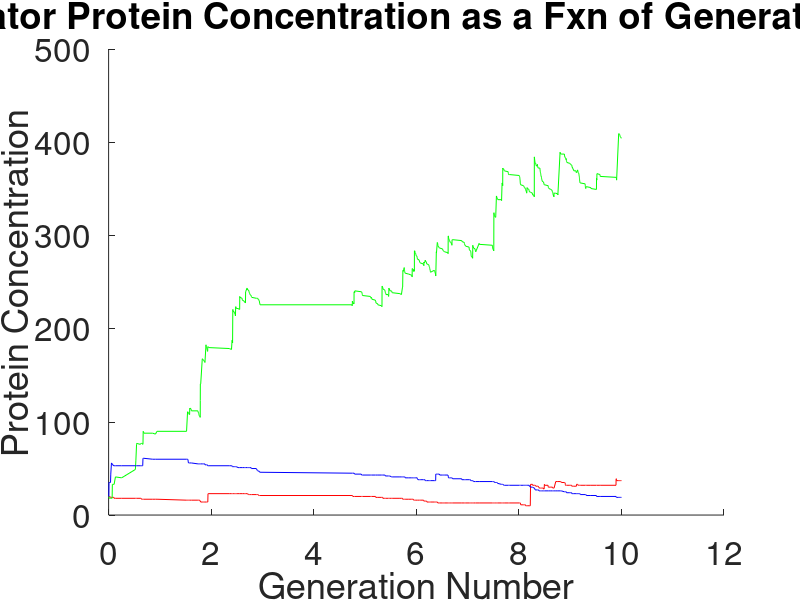

Write the MATLAB code that produced this figure.
%function gillepsieRepressilator()
%protein degradation rate = 1 (as noted in 4.1 Supplementary Info from 
%Synchronous long-term oscillations in a synthetic gene circuit paper)

%parameters from paper (all based on Supplementary Info 4.3):

%production rate of protein
lambda = 60; 
%at half Vmax
kTetR = 5; 
kLambdaCl = 10; 
kLacL = 10;

n = 1.5; 

%initialize p(i)
initTetR = 20;
initLambdaCl = 20;
initLacL = 20;

tetR=0;
lambdaCl=0;
lacL=0;
generation = 0;

generationMax = 10;
generation(1) = 0;

%total protein amounts are stored in tetR, lambdaCl, lacL
tetR(1) = initTetR;
lambdaCl(1) = initLambdaCl; 
lacL(1) = initLacL;

%sponge parameters
N0(1)=20; %number of repressilator plasmids
Nt(1)=20; %number of sponge plasmids (GFP promoters)

%counter
currentTime = 2;

while generation(currentTime - 1) < generationMax

%In the model that incorporates the sponge, number of plasmids fluctuates,
%so to account for this, run a gillespie that is independent of the protein
%quantification gillespie, but runs parallel in time.

rateupN0 = 10;
ratedownN0 = N0(currentTime-1);
rateupNt = 10;
ratedownNt = Nt(currentTime-1);

rateNx_total = rateupN0 + ratedownN0 + rateupNt + ratedownNt;
rand0 = rand();

if rand0 < rateupN0/rateNx_total
    N0(currentTime) = N0(currentTime - 1) + 1;
    Nt(currentTime) = Nt(currentTime - 1);
elseif rand0 < (rateupN0 + ratedownN0)/rateNx_total
    N0(currentTime) = N0(currentTime - 1) - 1;
    Nt(currentTime) = Nt(currentTime - 1);
elseif rand0 < (rateupN0 + ratedownN0 + rateupNt)/rateNx_total
    Nt(currentTime) = Nt(currentTime - 1) + 1;
    N0(currentTime) = N0(currentTime - 1);
elseif rand0 < (rateupN0 + ratedownN0 + rateupNt + ratedownNt)/rateNx_total
    Nt(currentTime) = Nt(currentTime - 1) - 1;
    N0(currentTime) = N0(currentTime - 1);
end

%Protein production is repressed specifically by the FREE repressor
%proteins. The formula relating total (T) to free (F) repressor protein is:
%T = F + 2N0*( (F^n)/(F^n + K^n) ) ==> F^(n+1) - (T+2*N0)*F^n + F*K^n -
%T*K^n = 0. (For tetR, N0 becomes N0+Nt since the sponge plasmids
%contribute to the number of promoter regions tetR can bind to.

%functions for free protein in terms of total protein, hill coeff, N0, Nt,
%and K values.
findFreeTetR = @(x) (x^(n+1) + (2*(N0(currentTime-1)+Nt(currentTime-1))-tetR(currentTime-1))*x^n + (kTetR^n)*x - (kTetR^n)*tetR(currentTime-1));
findFreeLambdaCl = @(x) (x^(n+1) + (2*N0(currentTime-1) - lambdaCl(currentTime-1))*x^n + (kLambdaCl^n)*x - (kLambdaCl^n)*lambdaCl(currentTime-1));
findFreeLacL = @(x) (x^(n+1) + (2*N0(currentTime-1) - lacL(currentTime-1))*x^n + (kLacL^n)*x - (kLacL^n)*lacL(currentTime-1));

%calculate free protein
tetR_freeTemp = fsolve(findFreeTetR,tetR(currentTime-1));
tetR_free(currentTime-1) = tetR_freeTemp(tetR_freeTemp == real(tetR_freeTemp));

lambdaCl_freeTemp = fsolve(findFreeLambdaCl,lambdaCl(currentTime-1));
lambdaCl_free(currentTime-1) = lambdaCl_freeTemp(lambdaCl_freeTemp == real(lambdaCl_freeTemp));

lacL_freeTemp = fsolve(findFreeLacL,lacL(currentTime-1));
lacL_free(currentTime-1) = lacL_freeTemp(lacL_freeTemp == real(lacL_freeTemp));

%Now calculate rates of producing a protein (p-->p+b, p-->p-1) where b is a
%geometrically distributed variable with mean 10, according to the paper.
%In the form -> dp(tetR | lambdaCl | lacL)/dt = lambda times kTetR to the 
%hillCoeff divided by kTetR to the hillCoeff + amount of protein that represses 
%specific the protein to the hillCoeff all times amount of protein at the last recorded timepoint

    rateup_TetR = ((lambda*(kTetR ^ n)) / ( (kTetR ^ n) + (lacL_free(currentTime - 1) ^ n))); 

    ratedown_TetR = tetR(currentTime - 1);
    
    rateup_LambdaCl = ((lambda*(kLambdaCl ^ n)) / ( (kLambdaCl ^ n) + (tetR_free(currentTime - 1) ^ n)));
 
    ratedown_LambdaCl = lambdaCl(currentTime - 1);
    
    rateup_LacL = ((lambda * (kLacL ^ n)) / ( (kLacL ^ n) + (lambdaCl_free(currentTime - 1) ^ n))); 

    ratedown_LacL = lacL(currentTime - 1);
    
    total_rxn_rates = rateup_TetR + ratedown_TetR + rateup_LambdaCl + ratedown_LambdaCl + rateup_LacL + ratedown_LacL;
    rand1 = rand();
    
    if rand1 < rateup_TetR / total_rxn_rates
        %production rxn for TetR was chosen
        tetR(currentTime) = tetR(currentTime - 1) + geornd(0.1);
        lambdaCl(currentTime) = lambdaCl(currentTime - 1);
        lacL(currentTime) = lacL(currentTime - 1);
        
    elseif rand1 < ((rateup_TetR + ratedown_TetR) / total_rxn_rates)
        %degradation rxn for TetR was chosen
        tetR(currentTime) = tetR(currentTime - 1) - 1;
        lambdaCl(currentTime) = lambdaCl(currentTime - 1);
        lacL(currentTime) = lacL(currentTime - 1);
           
    elseif rand1 < ((rateup_TetR + ratedown_TetR + rateup_LambdaCl) / total_rxn_rates)
        %production rxn for LambdaCl was chosen
        tetR(currentTime) = tetR(currentTime - 1);
        lambdaCl(currentTime) = lambdaCl(currentTime - 1) + geornd(0.1);
        lacL(currentTime) = lacL(currentTime - 1);
             
    elseif rand1 < ((rateup_TetR + ratedown_TetR + rateup_LambdaCl + ratedown_LambdaCl) / total_rxn_rates)
        %degradation rxn for LambdaCl was chosen
        tetR(currentTime) = tetR(currentTime - 1);
        lambdaCl(currentTime) = lambdaCl(currentTime - 1) - 1;
        lacL(currentTime) = lacL(currentTime - 1);
             
    elseif rand1 < ((rateup_TetR + ratedown_TetR + rateup_LambdaCl + ratedown_LambdaCl + rateup_LacL) / total_rxn_rates)
        %production rxn for LacL was chosen
        tetR(currentTime) = tetR(currentTime - 1);
        lambdaCl(currentTime) = lambdaCl(currentTime - 1);
        lacL(currentTime) = lacL(currentTime - 1) + geornd(0.1);
    else  
        %degradation rxn for LacL was chosen if nothing else is true
        %rateup_TetR + ratedown_TetR + rateup_LambdaCl + ratedown_LambdaCl

        tetR(currentTime) = tetR(currentTime - 1);
        lambdaCl(currentTime) = lambdaCl(currentTime - 1);
        lacL(currentTime) = lacL(currentTime - 1) - 1;
    end
    
    rand2 = rand();
    generation(currentTime) = generation(currentTime - 1) + 1/((total_rxn_rates) * log(1/rand2));
    %clear vars
    tetR_freeTemp=0;
    lambdaCl_freeTemp=0;
    lacCl_freeTemp=0;
    %advance the time
    currentTime = currentTime + 1;
end

figure;
title('Repressilator Protein Concentration as a Fxn of Generation Number');
hold on
plot(generation, tetR, 'r');
plot(generation, lambdaCl, 'g');
plot(generation, lacL, 'b');
xlabel('Generation Number'); ylabel('Protein Concentration');
%legend('tetR Concentration', 'lambdaCl Concentration', 'lacL Concentration');
set(gca, 'FontSize', 24);
hold off

